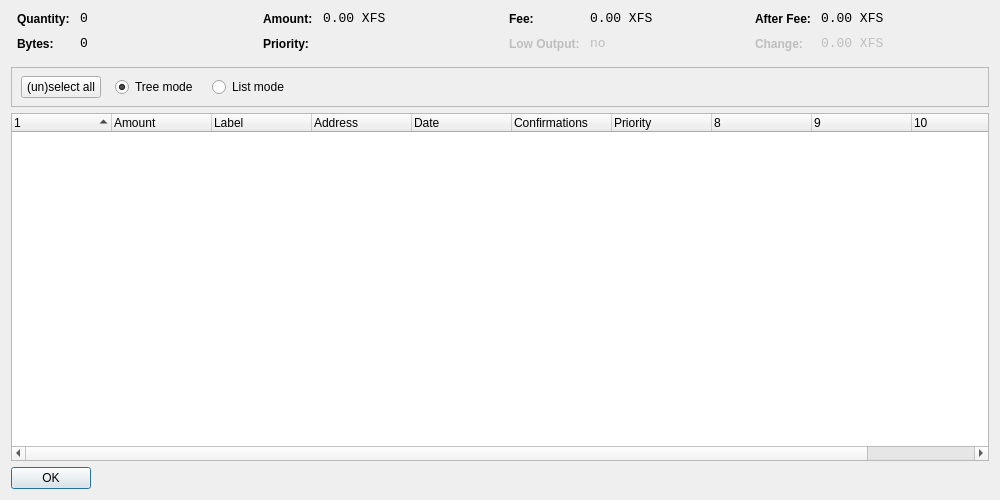
<?xml version="1.0" encoding="UTF-8"?>
<ui version="4.0">
 <class>CoinControlDialog</class>
 <widget class="QDialog" name="CoinControlDialog">
  <property name="geometry">
   <rect>
    <x>0</x>
    <y>0</y>
    <width>1000</width>
    <height>500</height>
   </rect>
  </property>
  <property name="windowTitle">
   <string>Coin Control</string>
  </property>
  <layout class="QVBoxLayout" name="verticalLayout">
   <item>
    <layout class="QHBoxLayout" name="horizontalLayoutTop" stretch="0,0,0,0">
     <property name="topMargin">
      <number>0</number>
     </property>
     <property name="bottomMargin">
      <number>10</number>
     </property>
     <item>
      <layout class="QFormLayout" name="formLayoutCoinControl1">
       <property name="horizontalSpacing">
        <number>10</number>
       </property>
       <property name="verticalSpacing">
        <number>10</number>
       </property>
       <property name="leftMargin">
        <number>6</number>
       </property>
       <property name="rightMargin">
        <number>6</number>
       </property>
       <item row="0" column="0">
        <widget class="QLabel" name="labelCoinControlQuantityText">
         <property name="styleSheet">
          <string notr="true">font-weight:bold;</string>
         </property>
         <property name="text">
          <string>Quantity:</string>
         </property>
        </widget>
       </item>
       <item row="0" column="1">
        <widget class="QLabel" name="labelCoinControlQuantity">
         <property name="font">
          <font>
           <family>Monospace</family>
           <pointsize>10</pointsize>
          </font>
         </property>
         <property name="cursor">
          <cursorShape>IBeamCursor</cursorShape>
         </property>
         <property name="contextMenuPolicy">
          <enum>Qt::ActionsContextMenu</enum>
         </property>
         <property name="text">
          <string notr="true">0</string>
         </property>
         <property name="textInteractionFlags">
          <set>Qt::LinksAccessibleByMouse|Qt::TextSelectableByKeyboard|Qt::TextSelectableByMouse</set>
         </property>
        </widget>
       </item>
       <item row="1" column="0">
        <widget class="QLabel" name="labelCoinControlBytesText">
         <property name="styleSheet">
          <string notr="true">font-weight:bold;</string>
         </property>
         <property name="text">
          <string>Bytes:</string>
         </property>
        </widget>
       </item>
       <item row="1" column="1">
        <widget class="QLabel" name="labelCoinControlBytes">
         <property name="font">
          <font>
           <family>Monospace</family>
           <pointsize>10</pointsize>
          </font>
         </property>
         <property name="cursor">
          <cursorShape>IBeamCursor</cursorShape>
         </property>
         <property name="contextMenuPolicy">
          <enum>Qt::ActionsContextMenu</enum>
         </property>
         <property name="text">
          <string notr="true">0</string>
         </property>
         <property name="textInteractionFlags">
          <set>Qt::LinksAccessibleByMouse|Qt::TextSelectableByKeyboard|Qt::TextSelectableByMouse</set>
         </property>
        </widget>
       </item>
      </layout>
     </item>
     <item>
      <layout class="QFormLayout" name="formLayoutCoinControl2">
       <property name="horizontalSpacing">
        <number>10</number>
       </property>
       <property name="verticalSpacing">
        <number>10</number>
       </property>
       <property name="leftMargin">
        <number>6</number>
       </property>
       <property name="rightMargin">
        <number>6</number>
       </property>
       <item row="0" column="0">
        <widget class="QLabel" name="labelCoinControlAmountText">
         <property name="styleSheet">
          <string notr="true">font-weight:bold;</string>
         </property>
         <property name="text">
          <string>Amount:</string>
         </property>
        </widget>
       </item>
       <item row="0" column="1">
        <widget class="QLabel" name="labelCoinControlAmount">
         <property name="font">
          <font>
           <family>Monospace</family>
           <pointsize>10</pointsize>
          </font>
         </property>
         <property name="cursor">
          <cursorShape>IBeamCursor</cursorShape>
         </property>
         <property name="contextMenuPolicy">
          <enum>Qt::ActionsContextMenu</enum>
         </property>
         <property name="text">
          <string notr="true">0.00 XFS</string>
         </property>
         <property name="textInteractionFlags">
          <set>Qt::LinksAccessibleByMouse|Qt::TextSelectableByKeyboard|Qt::TextSelectableByMouse</set>
         </property>
        </widget>
       </item>
       <item row="1" column="0">
        <widget class="QLabel" name="labelCoinControlPriorityText">
         <property name="styleSheet">
          <string notr="true">font-weight:bold;</string>
         </property>
         <property name="text">
          <string>Priority:</string>
         </property>
        </widget>
       </item>
       <item row="1" column="1">
        <widget class="QLabel" name="labelCoinControlPriority">
         <property name="font">
          <font>
           <family>Monospace</family>
           <pointsize>10</pointsize>
          </font>
         </property>
         <property name="cursor">
          <cursorShape>IBeamCursor</cursorShape>
         </property>
         <property name="contextMenuPolicy">
          <enum>Qt::ActionsContextMenu</enum>
         </property>
         <property name="text">
          <string/>
         </property>
         <property name="textInteractionFlags">
          <set>Qt::LinksAccessibleByMouse|Qt::TextSelectableByKeyboard|Qt::TextSelectableByMouse</set>
         </property>
        </widget>
       </item>
      </layout>
     </item>
     <item>
      <layout class="QFormLayout" name="formLayoutCoinControl3">
       <property name="horizontalSpacing">
        <number>10</number>
       </property>
       <property name="verticalSpacing">
        <number>10</number>
       </property>
       <property name="leftMargin">
        <number>6</number>
       </property>
       <property name="rightMargin">
        <number>6</number>
       </property>
       <item row="0" column="0">
        <widget class="QLabel" name="labelCoinControlFeeText">
         <property name="styleSheet">
          <string notr="true">font-weight:bold;</string>
         </property>
         <property name="text">
          <string>Fee:</string>
         </property>
        </widget>
       </item>
       <item row="0" column="1">
        <widget class="QLabel" name="labelCoinControlFee">
         <property name="font">
          <font>
           <family>Monospace</family>
           <pointsize>10</pointsize>
          </font>
         </property>
         <property name="cursor">
          <cursorShape>IBeamCursor</cursorShape>
         </property>
         <property name="contextMenuPolicy">
          <enum>Qt::ActionsContextMenu</enum>
         </property>
         <property name="text">
          <string notr="true">0.00 XFS</string>
         </property>
         <property name="textInteractionFlags">
          <set>Qt::LinksAccessibleByMouse|Qt::TextSelectableByKeyboard|Qt::TextSelectableByMouse</set>
         </property>
        </widget>
       </item>
       <item row="1" column="0">
        <widget class="QLabel" name="labelCoinControlLowOutputText">
         <property name="enabled">
          <bool>false</bool>
         </property>
         <property name="styleSheet">
          <string notr="true">font-weight:bold;</string>
         </property>
         <property name="text">
          <string>Low Output:</string>
         </property>
        </widget>
       </item>
       <item row="1" column="1">
        <widget class="QLabel" name="labelCoinControlLowOutput">
         <property name="enabled">
          <bool>false</bool>
         </property>
         <property name="font">
          <font>
           <family>Monospace</family>
           <pointsize>10</pointsize>
          </font>
         </property>
         <property name="cursor">
          <cursorShape>IBeamCursor</cursorShape>
         </property>
         <property name="contextMenuPolicy">
          <enum>Qt::ActionsContextMenu</enum>
         </property>
         <property name="text">
          <string notr="true">no</string>
         </property>
         <property name="textInteractionFlags">
          <set>Qt::LinksAccessibleByMouse|Qt::TextSelectableByKeyboard|Qt::TextSelectableByMouse</set>
         </property>
        </widget>
       </item>
      </layout>
     </item>
     <item>
      <layout class="QFormLayout" name="formLayoutCoinControl4">
       <property name="horizontalSpacing">
        <number>10</number>
       </property>
       <property name="verticalSpacing">
        <number>10</number>
       </property>
       <property name="leftMargin">
        <number>6</number>
       </property>
       <property name="rightMargin">
        <number>6</number>
       </property>
       <item row="0" column="0">
        <widget class="QLabel" name="labelCoinControlAfterFeeText">
         <property name="styleSheet">
          <string notr="true">font-weight:bold;</string>
         </property>
         <property name="text">
          <string>After Fee:</string>
         </property>
        </widget>
       </item>
       <item row="0" column="1">
        <widget class="QLabel" name="labelCoinControlAfterFee">
         <property name="font">
          <font>
           <family>Monospace</family>
           <pointsize>10</pointsize>
          </font>
         </property>
         <property name="cursor">
          <cursorShape>IBeamCursor</cursorShape>
         </property>
         <property name="contextMenuPolicy">
          <enum>Qt::ActionsContextMenu</enum>
         </property>
         <property name="text">
          <string notr="true">0.00 XFS</string>
         </property>
         <property name="textInteractionFlags">
          <set>Qt::LinksAccessibleByMouse|Qt::TextSelectableByKeyboard|Qt::TextSelectableByMouse</set>
         </property>
        </widget>
       </item>
       <item row="1" column="0">
        <widget class="QLabel" name="labelCoinControlChangeText">
         <property name="enabled">
          <bool>false</bool>
         </property>
         <property name="styleSheet">
          <string notr="true">font-weight:bold;</string>
         </property>
         <property name="text">
          <string>Change:</string>
         </property>
        </widget>
       </item>
       <item row="1" column="1">
        <widget class="QLabel" name="labelCoinControlChange">
         <property name="enabled">
          <bool>false</bool>
         </property>
         <property name="font">
          <font>
           <family>Monospace</family>
           <pointsize>10</pointsize>
          </font>
         </property>
         <property name="cursor">
          <cursorShape>IBeamCursor</cursorShape>
         </property>
         <property name="contextMenuPolicy">
          <enum>Qt::ActionsContextMenu</enum>
         </property>
         <property name="text">
          <string notr="true">0.00 XFS</string>
         </property>
         <property name="textInteractionFlags">
          <set>Qt::LinksAccessibleByMouse|Qt::TextSelectableByKeyboard|Qt::TextSelectableByMouse</set>
         </property>
        </widget>
       </item>
      </layout>
     </item>
    </layout>
   </item>
   <item>
    <widget class="QFrame" name="frame">
     <property name="minimumSize">
      <size>
       <width>0</width>
       <height>40</height>
      </size>
     </property>
     <property name="frameShape">
      <enum>QFrame::StyledPanel</enum>
     </property>
     <property name="frameShadow">
      <enum>QFrame::Sunken</enum>
     </property>
     <widget class="QWidget" name="horizontalLayoutWidget">
      <property name="geometry">
       <rect>
        <x>10</x>
        <y>0</y>
        <width>781</width>
        <height>41</height>
       </rect>
      </property>
      <layout class="QHBoxLayout" name="horizontalLayoutPanel" stretch="0,0,0,0,0">
       <property name="spacing">
        <number>14</number>
       </property>
       <item>
        <widget class="QPushButton" name="pushButtonSelectAll">
         <property name="sizePolicy">
          <sizepolicy hsizetype="Maximum" vsizetype="Fixed">
           <horstretch>0</horstretch>
           <verstretch>0</verstretch>
          </sizepolicy>
         </property>
         <property name="text">
          <string>(un)select all</string>
         </property>
        </widget>
       </item>
       <item>
        <widget class="QRadioButton" name="radioTreeMode">
         <property name="sizePolicy">
          <sizepolicy hsizetype="Maximum" vsizetype="Fixed">
           <horstretch>0</horstretch>
           <verstretch>0</verstretch>
          </sizepolicy>
         </property>
         <property name="text">
          <string>Tree mode</string>
         </property>
         <property name="checked">
          <bool>true</bool>
         </property>
        </widget>
       </item>
       <item>
        <widget class="QRadioButton" name="radioListMode">
         <property name="sizePolicy">
          <sizepolicy hsizetype="Maximum" vsizetype="Fixed">
           <horstretch>0</horstretch>
           <verstretch>0</verstretch>
          </sizepolicy>
         </property>
         <property name="text">
          <string>List mode</string>
         </property>
        </widget>
       </item>
       <item>
        <spacer name="horizontalSpacer">
         <property name="orientation">
          <enum>Qt::Horizontal</enum>
         </property>
         <property name="sizeHint" stdset="0">
          <size>
           <width>40</width>
           <height>20</height>
          </size>
         </property>
        </spacer>
       </item>
      </layout>
     </widget>
    </widget>
   </item>
   <item>
    <widget class="CoinControlTreeWidget" name="treeWidget">
     <property name="contextMenuPolicy">
      <enum>Qt::CustomContextMenu</enum>
     </property>
     <property name="sortingEnabled">
      <bool>false</bool>
     </property>
     <property name="columnCount">
      <number>11</number>
     </property>
     <attribute name="headerShowSortIndicator" stdset="0">
      <bool>true</bool>
     </attribute>
     <attribute name="headerStretchLastSection">
      <bool>false</bool>
     </attribute>
     <column>
      <property name="text">
       <string/>
      </property>
     </column>
     <column>
      <property name="text">
       <string>Amount</string>
      </property>
     </column>
     <column>
      <property name="text">
       <string>Label</string>
      </property>
     </column>
     <column>
      <property name="text">
       <string>Address</string>
      </property>
     </column>
     <column>
      <property name="text">
       <string>Date</string>
      </property>
     </column>
     <column>
      <property name="text">
       <string>Confirmations</string>
      </property>
      <property name="toolTip">
       <string>Confirmed</string>
      </property>
     </column>
     <column>
      <property name="text">
       <string>Priority</string>
      </property>
     </column>
     <column>
      <property name="text">
       <string/>
      </property>
     </column>
     <column>
      <property name="text">
       <string/>
      </property>
     </column>
     <column>
      <property name="text">
       <string/>
      </property>
     </column>
     <column>
      <property name="text">
       <string/>
      </property>
     </column>
    </widget>
   </item>
   <item>
    <widget class="QDialogButtonBox" name="buttonBox">
     <property name="sizePolicy">
      <sizepolicy hsizetype="Maximum" vsizetype="Fixed">
       <horstretch>0</horstretch>
       <verstretch>0</verstretch>
      </sizepolicy>
     </property>
     <property name="orientation">
      <enum>Qt::Horizontal</enum>
     </property>
     <property name="standardButtons">
      <set>QDialogButtonBox::Ok</set>
     </property>
    </widget>
   </item>
  </layout>
 </widget>
 <customwidgets>
  <customwidget>
   <class>CoinControlTreeWidget</class>
   <extends>QTreeWidget</extends>
   <header>coincontroltreewidget.h</header>
  </customwidget>
 </customwidgets>
 <resources/>
 <connections/>
</ui>
